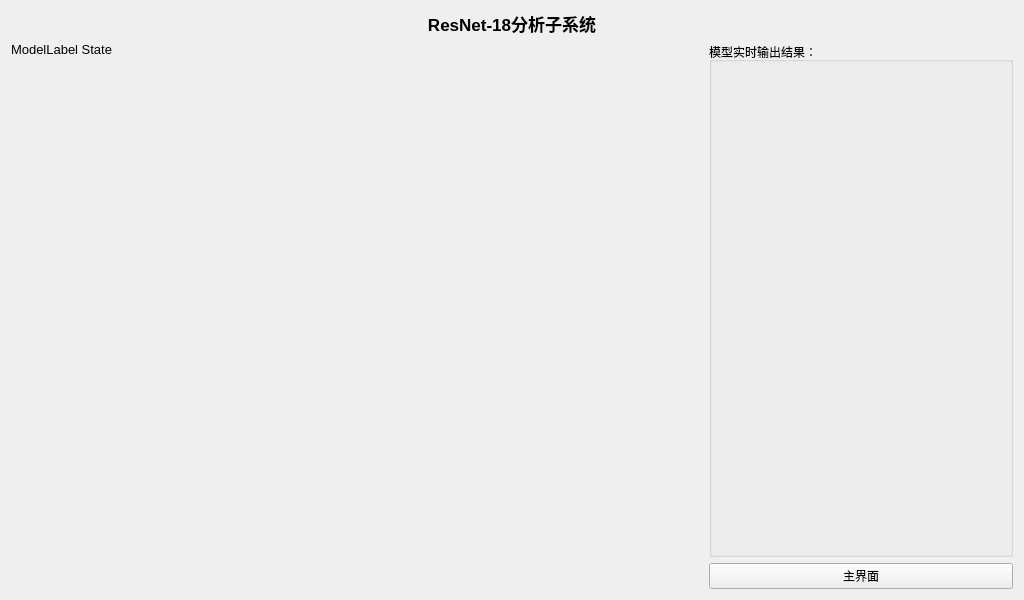
<?xml version="1.0" encoding="UTF-8"?>
<ui version="4.0">
 <class>widget_2</class>
 <widget class="QWidget" name="widget_2">
  <property name="geometry">
   <rect>
    <x>0</x>
    <y>0</y>
    <width>1024</width>
    <height>600</height>
   </rect>
  </property>
  <property name="minimumSize">
   <size>
    <width>1024</width>
    <height>550</height>
   </size>
  </property>
  <property name="maximumSize">
   <size>
    <width>1024</width>
    <height>600</height>
   </size>
  </property>
  <property name="windowTitle">
   <string>Form</string>
  </property>
  <layout class="QGridLayout" name="gridLayout_8">
   <item row="0" column="0">
    <layout class="QGridLayout" name="gridLayout_7">
     <item row="0" column="0">
      <widget class="QLabel" name="label">
       <property name="font">
        <font>
         <pointsize>13</pointsize>
         <italic>false</italic>
         <bold>true</bold>
         <underline>false</underline>
        </font>
       </property>
       <property name="text">
        <string>ResNet-18分析子系统</string>
       </property>
       <property name="alignment">
        <set>Qt::AlignCenter</set>
       </property>
      </widget>
     </item>
     <item row="1" column="0">
      <layout class="QGridLayout" name="gridLayout_6">
       <item row="0" column="0">
        <layout class="QGridLayout" name="gridLayout_4">
         <item row="1" column="0">
          <widget class="QWidget" name="ClassTimeWidget" native="true">
           <property name="sizePolicy">
            <sizepolicy hsizetype="Preferred" vsizetype="Fixed">
             <horstretch>0</horstretch>
             <verstretch>0</verstretch>
            </sizepolicy>
           </property>
           <property name="minimumSize">
            <size>
             <width>0</width>
             <height>150</height>
            </size>
           </property>
          </widget>
         </item>
         <item row="0" column="0">
          <layout class="QGridLayout" name="gridLayout_2">
           <item row="0" column="0">
            <widget class="QLabel" name="StateLabel2">
             <property name="font">
              <font>
               <pointsize>10</pointsize>
              </font>
             </property>
             <property name="text">
              <string>ModelLabel State</string>
             </property>
            </widget>
           </item>
           <item row="1" column="0">
            <layout class="QGridLayout" name="gridLayout">
             <item row="0" column="0">
              <widget class="QCustomPlot" name="mfccPlotX" native="true">
               <property name="sizePolicy">
                <sizepolicy hsizetype="Expanding" vsizetype="Expanding">
                 <horstretch>0</horstretch>
                 <verstretch>0</verstretch>
                </sizepolicy>
               </property>
              </widget>
             </item>
             <item row="0" column="1">
              <widget class="QCustomPlot" name="mfccPlotY" native="true">
               <property name="sizePolicy">
                <sizepolicy hsizetype="Expanding" vsizetype="Expanding">
                 <horstretch>0</horstretch>
                 <verstretch>0</verstretch>
                </sizepolicy>
               </property>
              </widget>
             </item>
             <item row="0" column="2">
              <widget class="QCustomPlot" name="mfccPlotZ" native="true">
               <property name="sizePolicy">
                <sizepolicy hsizetype="Expanding" vsizetype="Expanding">
                 <horstretch>0</horstretch>
                 <verstretch>0</verstretch>
                </sizepolicy>
               </property>
              </widget>
             </item>
            </layout>
           </item>
          </layout>
         </item>
        </layout>
       </item>
       <item row="0" column="1">
        <layout class="QGridLayout" name="gridLayout_5">
         <item row="0" column="0">
          <widget class="QGroupBox" name="groupBox">
           <property name="title">
            <string>模型实时输出结果：</string>
           </property>
           <layout class="QGridLayout" name="gridLayout_3">
            <item row="0" column="0">
             <widget class="QWidget" name="pieChartPlaceholder" native="true">
              <property name="minimumSize">
               <size>
                <width>280</width>
                <height>0</height>
               </size>
              </property>
             </widget>
            </item>
           </layout>
          </widget>
         </item>
         <item row="1" column="0">
          <widget class="QPushButton" name="BackButton">
           <property name="sizePolicy">
            <sizepolicy hsizetype="Preferred" vsizetype="Fixed">
             <horstretch>0</horstretch>
             <verstretch>0</verstretch>
            </sizepolicy>
           </property>
           <property name="cursor">
            <cursorShape>PointingHandCursor</cursorShape>
           </property>
           <property name="text">
            <string>主界面</string>
           </property>
          </widget>
         </item>
        </layout>
       </item>
      </layout>
     </item>
    </layout>
   </item>
  </layout>
 </widget>
 <customwidgets>
  <customwidget>
   <class>QCustomPlot</class>
   <extends>QWidget</extends>
   <header location="global">qcustomplot.h</header>
   <container>1</container>
  </customwidget>
 </customwidgets>
 <resources/>
 <connections/>
</ui>
